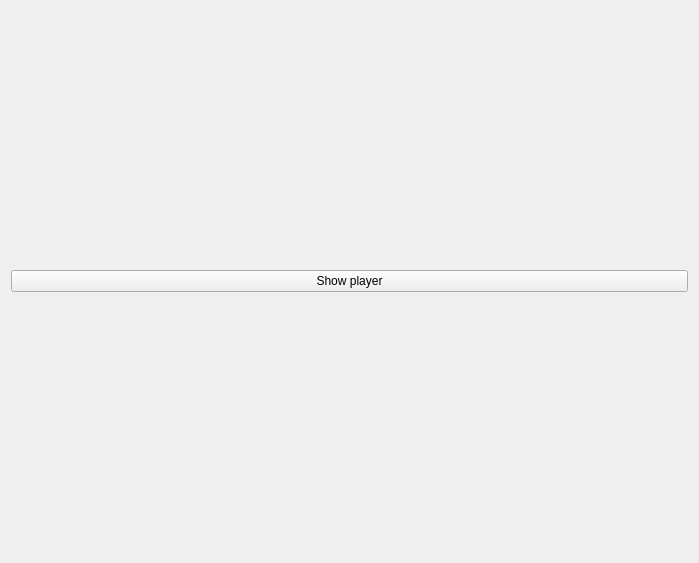
<?xml version="1.0" encoding="UTF-8"?>
<ui version="4.0">
 <class>dataExtractor</class>
 <widget class="QWidget" name="dataExtractor">
  <property name="geometry">
   <rect>
    <x>0</x>
    <y>0</y>
    <width>699</width>
    <height>563</height>
   </rect>
  </property>
  <property name="windowTitle">
   <string>Form</string>
  </property>
  <layout class="QGridLayout" name="main_gridLayout">
   <property name="sizeConstraint">
    <enum>QLayout::SetDefaultConstraint</enum>
   </property>
   <item row="0" column="0">
    <widget class="QPushButton" name="newWindow_pushButton">
     <property name="text">
      <string>Show player</string>
     </property>
    </widget>
   </item>
  </layout>
 </widget>
 <resources/>
 <connections>
  <connection>
   <sender>newWindow_pushButton</sender>
   <signal>clicked()</signal>
   <receiver>dataExtractor</receiver>
   <slot>createNewWindow()</slot>
   <hints>
    <hint type="sourcelabel">
     <x>89</x>
     <y>548</y>
    </hint>
    <hint type="destinationlabel">
     <x>162</x>
     <y>444</y>
    </hint>
   </hints>
  </connection>
 </connections>
 <slots>
  <slot>createNewWindow()</slot>
 </slots>
</ui>
